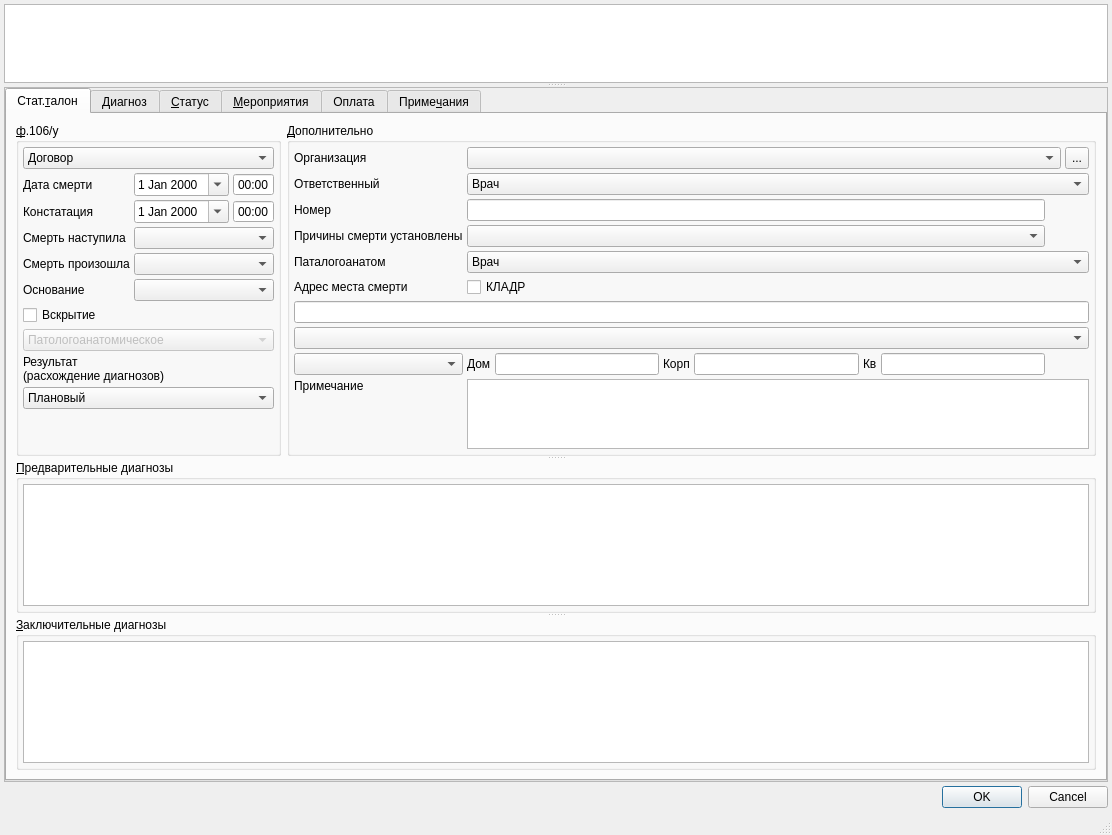
<?xml version="1.0" encoding="UTF-8"?>
<ui version="4.0">
 <class>Dialog</class>
 <widget class="QDialog" name="Dialog">
  <property name="geometry">
   <rect>
    <x>0</x>
    <y>0</y>
    <width>1112</width>
    <height>835</height>
   </rect>
  </property>
  <property name="windowTitle">
   <string>Dialog</string>
  </property>
  <property name="sizeGripEnabled">
   <bool>true</bool>
  </property>
  <layout class="QGridLayout" name="gridLayout_2">
   <property name="leftMargin">
    <number>4</number>
   </property>
   <property name="topMargin">
    <number>4</number>
   </property>
   <property name="rightMargin">
    <number>4</number>
   </property>
   <property name="bottomMargin">
    <number>4</number>
   </property>
   <property name="spacing">
    <number>4</number>
   </property>
   <item row="0" column="0">
    <widget class="QSplitter" name="splitter_4">
     <property name="sizePolicy">
      <sizepolicy hsizetype="Preferred" vsizetype="Preferred">
       <horstretch>0</horstretch>
       <verstretch>2</verstretch>
      </sizepolicy>
     </property>
     <property name="orientation">
      <enum>Qt::Vertical</enum>
     </property>
     <widget class="CTextBrowser" name="txtClientInfoBrowser">
      <property name="sizePolicy">
       <sizepolicy hsizetype="Expanding" vsizetype="Ignored">
        <horstretch>0</horstretch>
        <verstretch>1</verstretch>
       </sizepolicy>
      </property>
      <property name="focusPolicy">
       <enum>Qt::ClickFocus</enum>
      </property>
      <property name="whatsThis">
       <string>Описание пациента</string>
      </property>
      <property name="html">
       <string>&lt;!DOCTYPE HTML PUBLIC &quot;-//W3C//DTD HTML 4.0//EN&quot; &quot;http://www.w3.org/TR/REC-html40/strict.dtd&quot;&gt;
&lt;html&gt;&lt;head&gt;&lt;meta name=&quot;qrichtext&quot; content=&quot;1&quot; /&gt;&lt;style type=&quot;text/css&quot;&gt;
p, li { white-space: pre-wrap; }
&lt;/style&gt;&lt;/head&gt;&lt;body style=&quot; font-family:'.AppleSystemUIFont'; font-size:13pt; font-weight:400; font-style:normal;&quot;&gt;
&lt;p style=&quot;-qt-paragraph-type:empty; margin-top:0px; margin-bottom:0px; margin-left:0px; margin-right:0px; -qt-block-indent:0; text-indent:0px; font-family:'MS Shell Dlg 2'; font-size:8pt;&quot;&gt;&lt;br /&gt;&lt;/p&gt;&lt;/body&gt;&lt;/html&gt;</string>
      </property>
     </widget>
     <widget class="QScrollArea" name="scrollArea">
      <property name="sizePolicy">
       <sizepolicy hsizetype="Preferred" vsizetype="Preferred">
        <horstretch>0</horstretch>
        <verstretch>5</verstretch>
       </sizepolicy>
      </property>
      <property name="horizontalScrollBarPolicy">
       <enum>Qt::ScrollBarAlwaysOff</enum>
      </property>
      <property name="widgetResizable">
       <bool>true</bool>
      </property>
      <widget class="QWidget" name="scrollAreaWidgetContents">
       <property name="geometry">
        <rect>
         <x>0</x>
         <y>0</y>
         <width>1102</width>
         <height>685</height>
        </rect>
       </property>
       <layout class="QGridLayout" name="gridLayout">
        <property name="leftMargin">
         <number>0</number>
        </property>
        <property name="topMargin">
         <number>0</number>
        </property>
        <property name="rightMargin">
         <number>0</number>
        </property>
        <property name="bottomMargin">
         <number>0</number>
        </property>
        <property name="spacing">
         <number>0</number>
        </property>
        <item row="0" column="0">
         <widget class="QTabWidget" name="tabWidget">
          <property name="sizePolicy">
           <sizepolicy hsizetype="Preferred" vsizetype="Expanding">
            <horstretch>0</horstretch>
            <verstretch>0</verstretch>
           </sizepolicy>
          </property>
          <property name="tabPosition">
           <enum>QTabWidget::North</enum>
          </property>
          <property name="tabShape">
           <enum>QTabWidget::Rounded</enum>
          </property>
          <widget class="QWidget" name="tabToken">
           <attribute name="title">
            <string>Стат.&amp;талон</string>
           </attribute>
           <layout class="QVBoxLayout" name="verticalLayout">
            <item>
             <widget class="QSplitter" name="splitter">
              <property name="orientation">
               <enum>Qt::Vertical</enum>
              </property>
              <widget class="QWidget" name="layoutWidget">
               <layout class="QHBoxLayout" name="horizontalLayout_4">
                <item>
                 <widget class="QGroupBox" name="grpBase">
                  <property name="sizePolicy">
                   <sizepolicy hsizetype="Maximum" vsizetype="Preferred">
                    <horstretch>0</horstretch>
                    <verstretch>0</verstretch>
                   </sizepolicy>
                  </property>
                  <property name="title">
                   <string>&amp;ф.106/у</string>
                  </property>
                  <layout class="QGridLayout">
                   <property name="leftMargin">
                    <number>4</number>
                   </property>
                   <property name="topMargin">
                    <number>4</number>
                   </property>
                   <property name="rightMargin">
                    <number>4</number>
                   </property>
                   <property name="bottomMargin">
                    <number>4</number>
                   </property>
                   <property name="spacing">
                    <number>4</number>
                   </property>
                   <item row="3" column="0">
                    <widget class="QLabel" name="lblDeathPlaceType">
                     <property name="text">
                      <string>Смерть наступила</string>
                     </property>
                    </widget>
                   </item>
                   <item row="3" column="1" colspan="2">
                    <widget class="CRBComboBox" name="cmbDeathPlaceType"/>
                   </item>
                   <item row="4" column="1" colspan="2">
                    <widget class="CRBComboBox" name="cmbDeathCauseType"/>
                   </item>
                   <item row="4" column="0">
                    <widget class="QLabel" name="label">
                     <property name="text">
                      <string>Смерть произошла</string>
                     </property>
                    </widget>
                   </item>
                   <item row="0" column="0" colspan="3">
                    <widget class="CContractComboBox" name="cmbContract">
                     <property name="whatsThis">
                      <string>номер, дата и основание договора в рамках которого производится осмотр</string>
                     </property>
                     <item>
                      <property name="text">
                       <string>Договор</string>
                      </property>
                     </item>
                    </widget>
                   </item>
                   <item row="1" column="0">
                    <widget class="QLabel" name="label_12">
                     <property name="text">
                      <string>Дата смерти</string>
                     </property>
                     <property name="buddy">
                      <cstring>edtBegDate</cstring>
                     </property>
                    </widget>
                   </item>
                   <item row="2" column="0">
                    <widget class="QLabel" name="label_11">
                     <property name="text">
                      <string>Констатация</string>
                     </property>
                     <property name="buddy">
                      <cstring>edtEndDate</cstring>
                     </property>
                    </widget>
                   </item>
                   <item row="7" column="0" colspan="3">
                    <widget class="QComboBox" name="cmbAutopsyType">
                     <property name="enabled">
                      <bool>false</bool>
                     </property>
                     <item>
                      <property name="text">
                       <string>Патологоанатомическое</string>
                      </property>
                     </item>
                     <item>
                      <property name="text">
                       <string>Судебно-медицинское</string>
                      </property>
                     </item>
                    </widget>
                   </item>
                   <item row="6" column="0" colspan="3">
                    <widget class="QCheckBox" name="chkAutopsy">
                     <property name="sizePolicy">
                      <sizepolicy hsizetype="Preferred" vsizetype="Fixed">
                       <horstretch>0</horstretch>
                       <verstretch>0</verstretch>
                      </sizepolicy>
                     </property>
                     <property name="text">
                      <string>Вскрытие</string>
                     </property>
                    </widget>
                   </item>
                   <item row="8" column="0" colspan="3">
                    <widget class="QLabel" name="lblOrder">
                     <property name="text">
                      <string>Результат 
(расхождение диагнозов)</string>
                     </property>
                    </widget>
                   </item>
                   <item row="10" column="0" colspan="3">
                    <spacer>
                     <property name="orientation">
                      <enum>Qt::Vertical</enum>
                     </property>
                     <property name="sizeHint" stdset="0">
                      <size>
                       <width>80</width>
                       <height>81</height>
                      </size>
                     </property>
                    </spacer>
                   </item>
                   <item row="9" column="0" colspan="3">
                    <widget class="CRBComboBox" name="cmbResult">
                     <item>
                      <property name="text">
                       <string>Плановый</string>
                      </property>
                     </item>
                     <item>
                      <property name="text">
                       <string>Экстренный</string>
                      </property>
                     </item>
                     <item>
                      <property name="text">
                       <string>Самотёком</string>
                      </property>
                     </item>
                     <item>
                      <property name="text">
                       <string>Принудительный</string>
                      </property>
                     </item>
                    </widget>
                   </item>
                   <item row="2" column="1" colspan="2">
                    <widget class="QFrame" name="frmEndDateTime">
                     <property name="sizePolicy">
                      <sizepolicy hsizetype="Maximum" vsizetype="Preferred">
                       <horstretch>0</horstretch>
                       <verstretch>0</verstretch>
                      </sizepolicy>
                     </property>
                     <property name="frameShape">
                      <enum>QFrame::NoFrame</enum>
                     </property>
                     <property name="frameShadow">
                      <enum>QFrame::Plain</enum>
                     </property>
                     <property name="lineWidth">
                      <number>0</number>
                     </property>
                     <layout class="QHBoxLayout" name="horizontalLayout_2">
                      <property name="spacing">
                       <number>4</number>
                      </property>
                      <property name="leftMargin">
                       <number>0</number>
                      </property>
                      <property name="topMargin">
                       <number>0</number>
                      </property>
                      <property name="rightMargin">
                       <number>0</number>
                      </property>
                      <property name="bottomMargin">
                       <number>0</number>
                      </property>
                      <item>
                       <widget class="CDateEdit" name="edtEndDate">
                        <property name="sizePolicy">
                         <sizepolicy hsizetype="Maximum" vsizetype="Fixed">
                          <horstretch>0</horstretch>
                          <verstretch>0</verstretch>
                         </sizepolicy>
                        </property>
                        <property name="whatsThis">
                         <string>дата окончания осмотра</string>
                        </property>
                        <property name="calendarPopup">
                         <bool>true</bool>
                        </property>
                       </widget>
                      </item>
                      <item>
                       <widget class="QTimeEdit" name="edtEndTime">
                        <property name="buttonSymbols">
                         <enum>QAbstractSpinBox::NoButtons</enum>
                        </property>
                        <property name="displayFormat">
                         <string>HH:mm</string>
                        </property>
                       </widget>
                      </item>
                     </layout>
                    </widget>
                   </item>
                   <item row="1" column="1" colspan="2">
                    <widget class="QFrame" name="frmBegDateTime">
                     <property name="sizePolicy">
                      <sizepolicy hsizetype="Maximum" vsizetype="Preferred">
                       <horstretch>0</horstretch>
                       <verstretch>0</verstretch>
                      </sizepolicy>
                     </property>
                     <property name="frameShape">
                      <enum>QFrame::NoFrame</enum>
                     </property>
                     <property name="frameShadow">
                      <enum>QFrame::Plain</enum>
                     </property>
                     <property name="lineWidth">
                      <number>0</number>
                     </property>
                     <layout class="QHBoxLayout" name="horizontalLayout">
                      <property name="spacing">
                       <number>4</number>
                      </property>
                      <property name="leftMargin">
                       <number>0</number>
                      </property>
                      <property name="topMargin">
                       <number>0</number>
                      </property>
                      <property name="rightMargin">
                       <number>0</number>
                      </property>
                      <property name="bottomMargin">
                       <number>0</number>
                      </property>
                      <item>
                       <widget class="CDateEdit" name="edtBegDate">
                        <property name="sizePolicy">
                         <sizepolicy hsizetype="Maximum" vsizetype="Fixed">
                          <horstretch>0</horstretch>
                          <verstretch>0</verstretch>
                         </sizepolicy>
                        </property>
                        <property name="whatsThis">
                         <string>дата начала осмотра</string>
                        </property>
                        <property name="calendarPopup">
                         <bool>true</bool>
                        </property>
                       </widget>
                      </item>
                      <item>
                       <widget class="QTimeEdit" name="edtBegTime">
                        <property name="buttonSymbols">
                         <enum>QAbstractSpinBox::NoButtons</enum>
                        </property>
                        <property name="displayFormat">
                         <string>HH:mm</string>
                        </property>
                       </widget>
                      </item>
                     </layout>
                    </widget>
                   </item>
                   <item row="5" column="0">
                    <widget class="QLabel" name="label_2">
                     <property name="text">
                      <string>Основание</string>
                     </property>
                    </widget>
                   </item>
                   <item row="5" column="1" colspan="2">
                    <widget class="CRBComboBox" name="cmbGroundsForDeathCause"/>
                   </item>
                  </layout>
                 </widget>
                </item>
                <item>
                 <widget class="QGroupBox" name="groupBox">
                  <property name="title">
                   <string>&amp;Дополнительно</string>
                  </property>
                  <layout class="QGridLayout" name="_2">
                   <property name="leftMargin">
                    <number>4</number>
                   </property>
                   <property name="topMargin">
                    <number>4</number>
                   </property>
                   <property name="rightMargin">
                    <number>4</number>
                   </property>
                   <property name="bottomMargin">
                    <number>4</number>
                   </property>
                   <property name="spacing">
                    <number>4</number>
                   </property>
                   <item row="6" column="0" colspan="4">
                    <widget class="QLineEdit" name="edtFreeInput"/>
                   </item>
                   <item row="7" column="0" colspan="4">
                    <widget class="CKLADRComboBox" name="cmbCity"/>
                   </item>
                   <item row="1" column="1" colspan="3">
                    <widget class="CPersonComboBoxEx" name="cmbPerson">
                     <property name="whatsThis">
                      <string>врач отвечающий за осмотр (терапевт)</string>
                     </property>
                     <item>
                      <property name="text">
                       <string>Врач</string>
                      </property>
                     </item>
                    </widget>
                   </item>
                   <item row="2" column="0">
                    <widget class="QLabel" name="lblNumber">
                     <property name="text">
                      <string>Номер</string>
                     </property>
                    </widget>
                   </item>
                   <item row="10" column="0">
                    <spacer>
                     <property name="orientation">
                      <enum>Qt::Vertical</enum>
                     </property>
                     <property name="sizeHint" stdset="0">
                      <size>
                       <width>81</width>
                       <height>51</height>
                      </size>
                     </property>
                    </spacer>
                   </item>
                   <item row="2" column="2" colspan="2">
                    <spacer>
                     <property name="orientation">
                      <enum>Qt::Horizontal</enum>
                     </property>
                     <property name="sizeHint" stdset="0">
                      <size>
                       <width>40</width>
                       <height>20</height>
                      </size>
                     </property>
                    </spacer>
                   </item>
                   <item row="1" column="0">
                    <widget class="QLabel" name="lblPerson">
                     <property name="text">
                      <string>Ответственный</string>
                     </property>
                    </widget>
                   </item>
                   <item row="0" column="0">
                    <widget class="QLabel" name="lblOrg">
                     <property name="text">
                      <string>Организация</string>
                     </property>
                    </widget>
                   </item>
                   <item row="9" column="0">
                    <widget class="QLabel" name="lblNotes">
                     <property name="text">
                      <string>Примечание</string>
                     </property>
                     <property name="alignment">
                      <set>Qt::AlignLeading|Qt::AlignLeft|Qt::AlignVCenter</set>
                     </property>
                    </widget>
                   </item>
                   <item row="4" column="0">
                    <widget class="QLabel" name="lblPerson2">
                     <property name="text">
                      <string>Паталогоанатом</string>
                     </property>
                    </widget>
                   </item>
                   <item row="0" column="1" colspan="2">
                    <widget class="CPolyclinicComboBox" name="cmbOrg"/>
                   </item>
                   <item row="2" column="1">
                    <widget class="QLineEdit" name="edtNumber"/>
                   </item>
                   <item row="0" column="3">
                    <widget class="QToolButton" name="btnSelectOrganisation">
                     <property name="sizePolicy">
                      <sizepolicy hsizetype="Fixed" vsizetype="Ignored">
                       <horstretch>0</horstretch>
                       <verstretch>0</verstretch>
                      </sizepolicy>
                     </property>
                     <property name="text">
                      <string>...</string>
                     </property>
                    </widget>
                   </item>
                   <item row="3" column="0">
                    <widget class="QLabel" name="lblDeathCauseType">
                     <property name="text">
                      <string>Причины смерти установлены</string>
                     </property>
                    </widget>
                   </item>
                   <item row="3" column="1">
                    <widget class="CRBComboBox" name="cmbEmployeeTypeDeterminedDeathCause"/>
                   </item>
                   <item row="4" column="1" colspan="3">
                    <widget class="CPersonComboBoxEx" name="cmbPerson2">
                     <property name="whatsThis">
                      <string>врач отвечающий за осмотр (терапевт)</string>
                     </property>
                     <item>
                      <property name="text">
                       <string>Врач</string>
                      </property>
                     </item>
                    </widget>
                   </item>
                   <item row="9" column="1" rowspan="2" colspan="3">
                    <widget class="QTextEdit" name="edtNote"/>
                   </item>
                   <item row="5" column="0">
                    <widget class="QLabel" name="label_3">
                     <property name="text">
                      <string>Адрес места смерти</string>
                     </property>
                    </widget>
                   </item>
                   <item row="5" column="1" colspan="3">
                    <widget class="QCheckBox" name="chkKLADR">
                     <property name="text">
                      <string>КЛАДР</string>
                     </property>
                    </widget>
                   </item>
                   <item row="8" column="0">
                    <widget class="CStreetComboBox" name="cmbStreet"/>
                   </item>
                   <item row="8" column="1">
                    <layout class="QHBoxLayout" name="horizontalLayout_3">
                     <item>
                      <widget class="QLabel" name="label_4">
                       <property name="text">
                        <string>Дом</string>
                       </property>
                      </widget>
                     </item>
                     <item>
                      <widget class="QLineEdit" name="edtHouse"/>
                     </item>
                     <item>
                      <widget class="QLabel" name="label_5">
                       <property name="text">
                        <string>Корп</string>
                       </property>
                      </widget>
                     </item>
                     <item>
                      <widget class="QLineEdit" name="edtCorpus"/>
                     </item>
                     <item>
                      <widget class="QLabel" name="label_6">
                       <property name="text">
                        <string>Кв</string>
                       </property>
                      </widget>
                     </item>
                     <item>
                      <widget class="QLineEdit" name="edtFlat"/>
                     </item>
                    </layout>
                   </item>
                  </layout>
                 </widget>
                </item>
               </layout>
              </widget>
              <widget class="QGroupBox" name="grpPreliminary">
               <property name="title">
                <string>&amp;Предварительные диагнозы</string>
               </property>
               <layout class="QGridLayout" name="_3">
                <property name="leftMargin">
                 <number>4</number>
                </property>
                <property name="topMargin">
                 <number>4</number>
                </property>
                <property name="rightMargin">
                 <number>4</number>
                </property>
                <property name="bottomMargin">
                 <number>4</number>
                </property>
                <property name="spacing">
                 <number>4</number>
                </property>
                <item row="0" column="0">
                 <widget class="QSplitter" name="splitter_2">
                  <property name="orientation">
                   <enum>Qt::Horizontal</enum>
                  </property>
                  <property name="childrenCollapsible">
                   <bool>false</bool>
                  </property>
                  <widget class="CDiagnosticsInDocTableView" name="tblPreliminaryDiagnostics"/>
                 </widget>
                </item>
               </layout>
              </widget>
              <widget class="QGroupBox" name="grpFinal">
               <property name="title">
                <string>&amp;Заключительные диагнозы</string>
               </property>
               <layout class="QGridLayout" name="_4">
                <property name="leftMargin">
                 <number>4</number>
                </property>
                <property name="topMargin">
                 <number>4</number>
                </property>
                <property name="rightMargin">
                 <number>4</number>
                </property>
                <property name="bottomMargin">
                 <number>4</number>
                </property>
                <property name="spacing">
                 <number>4</number>
                </property>
                <item row="0" column="0">
                 <widget class="QSplitter" name="splitter_3">
                  <property name="orientation">
                   <enum>Qt::Horizontal</enum>
                  </property>
                  <property name="childrenCollapsible">
                   <bool>false</bool>
                  </property>
                  <widget class="CDiagnosticsInDocTableView" name="tblFinalDiagnostics"/>
                 </widget>
                </item>
               </layout>
              </widget>
             </widget>
            </item>
           </layout>
          </widget>
          <widget class="CEventMedicalDiagnosisPage" name="tabMedicalDiagnosis">
           <attribute name="title">
            <string>Диагноз</string>
           </attribute>
          </widget>
          <widget class="CActionsPage" name="tabStatus">
           <attribute name="title">
            <string>&amp;Статус</string>
           </attribute>
          </widget>
          <widget class="CActionsPage" name="tabMisc">
           <attribute name="title">
            <string>&amp;Мероприятия</string>
           </attribute>
          </widget>
          <widget class="CEventCashPage" name="tabCash">
           <attribute name="title">
            <string>Оплата</string>
           </attribute>
          </widget>
          <widget class="CEventNotesPage" name="tabNotes">
           <attribute name="title">
            <string>Приме&amp;чания</string>
           </attribute>
          </widget>
         </widget>
        </item>
       </layout>
      </widget>
     </widget>
    </widget>
   </item>
   <item row="1" column="0">
    <widget class="QDialogButtonBox" name="buttonBox">
     <property name="orientation">
      <enum>Qt::Horizontal</enum>
     </property>
     <property name="standardButtons">
      <set>QDialogButtonBox::Cancel|QDialogButtonBox::Ok</set>
     </property>
    </widget>
   </item>
   <item row="2" column="0">
    <widget class="QStatusBar" name="statusBar">
     <property name="sizePolicy">
      <sizepolicy hsizetype="Preferred" vsizetype="Fixed">
       <horstretch>0</horstretch>
       <verstretch>0</verstretch>
      </sizepolicy>
     </property>
     <property name="toolTip">
      <string>A status bar</string>
     </property>
     <property name="whatsThis">
      <string>A status bar.</string>
     </property>
     <property name="sizeGripEnabled">
      <bool>false</bool>
     </property>
    </widget>
   </item>
  </layout>
 </widget>
 <customwidgets>
  <customwidget>
   <class>CRBComboBox</class>
   <extends>QComboBox</extends>
   <header>library/crbcombobox.h</header>
  </customwidget>
  <customwidget>
   <class>CDateEdit</class>
   <extends>QDateEdit</extends>
   <header>library/DateEdit</header>
  </customwidget>
  <customwidget>
   <class>CContractComboBox</class>
   <extends>QComboBox</extends>
   <header>Orgs/OrgComboBox.h</header>
  </customwidget>
  <customwidget>
   <class>CTextBrowser</class>
   <extends>QTextBrowser</extends>
   <header>library/TextBrowser.h</header>
  </customwidget>
  <customwidget>
   <class>CPersonComboBoxEx</class>
   <extends>QComboBox</extends>
   <header>Orgs/PersonComboBoxEx.h</header>
  </customwidget>
  <customwidget>
   <class>CActionsPage</class>
   <extends>QWidget</extends>
   <header>Events/ActionsPage.h</header>
   <container>1</container>
  </customwidget>
  <customwidget>
   <class>CEventNotesPage</class>
   <extends>QWidget</extends>
   <header>Events/EventNotesPage.h</header>
   <container>1</container>
  </customwidget>
  <customwidget>
   <class>CEventCashPage</class>
   <extends>QWidget</extends>
   <header>Events/EventCashPage.h</header>
   <container>1</container>
  </customwidget>
  <customwidget>
   <class>CEventMedicalDiagnosisPage</class>
   <extends>QWidget</extends>
   <header>Events/EventMedicalDiagnosisPage.h</header>
   <container>1</container>
  </customwidget>
  <customwidget>
   <class>CDiagnosticsInDocTableView</class>
   <extends>QTableView</extends>
   <header>Events/EventDiagnosticsTable.h</header>
  </customwidget>
  <customwidget>
   <class>CPolyclinicComboBox</class>
   <extends>QComboBox</extends>
   <header>Orgs/OrgComboBox.h</header>
  </customwidget>
  <customwidget>
   <class>CKLADRComboBox</class>
   <extends>QComboBox</extends>
   <header>KLADR/kladrComboxes.h</header>
  </customwidget>
  <customwidget>
   <class>CStreetComboBox</class>
   <extends>QComboBox</extends>
   <header>KLADR/kladrComboxes.h</header>
  </customwidget>
 </customwidgets>
 <tabstops>
  <tabstop>tabWidget</tabstop>
  <tabstop>cmbContract</tabstop>
  <tabstop>edtBegDate</tabstop>
  <tabstop>edtBegTime</tabstop>
  <tabstop>edtEndDate</tabstop>
  <tabstop>edtEndTime</tabstop>
  <tabstop>chkAutopsy</tabstop>
  <tabstop>cmbAutopsyType</tabstop>
  <tabstop>cmbResult</tabstop>
  <tabstop>cmbOrg</tabstop>
  <tabstop>btnSelectOrganisation</tabstop>
  <tabstop>cmbPerson</tabstop>
  <tabstop>edtNumber</tabstop>
  <tabstop>cmbPerson2</tabstop>
  <tabstop>edtNote</tabstop>
  <tabstop>tblPreliminaryDiagnostics</tabstop>
  <tabstop>tblFinalDiagnostics</tabstop>
  <tabstop>buttonBox</tabstop>
 </tabstops>
 <resources/>
 <connections>
  <connection>
   <sender>buttonBox</sender>
   <signal>accepted()</signal>
   <receiver>Dialog</receiver>
   <slot>accept()</slot>
   <hints>
    <hint type="sourcelabel">
     <x>611</x>
     <y>725</y>
    </hint>
    <hint type="destinationlabel">
     <x>574</x>
     <y>746</y>
    </hint>
   </hints>
  </connection>
  <connection>
   <sender>buttonBox</sender>
   <signal>rejected()</signal>
   <receiver>Dialog</receiver>
   <slot>reject()</slot>
   <hints>
    <hint type="sourcelabel">
     <x>680</x>
     <y>725</y>
    </hint>
    <hint type="destinationlabel">
     <x>672</x>
     <y>746</y>
    </hint>
   </hints>
  </connection>
  <connection>
   <sender>chkAutopsy</sender>
   <signal>toggled(bool)</signal>
   <receiver>cmbAutopsyType</receiver>
   <slot>setEnabled(bool)</slot>
   <hints>
    <hint type="sourcelabel">
     <x>60</x>
     <y>262</y>
    </hint>
    <hint type="destinationlabel">
     <x>122</x>
     <y>285</y>
    </hint>
   </hints>
  </connection>
 </connections>
</ui>
